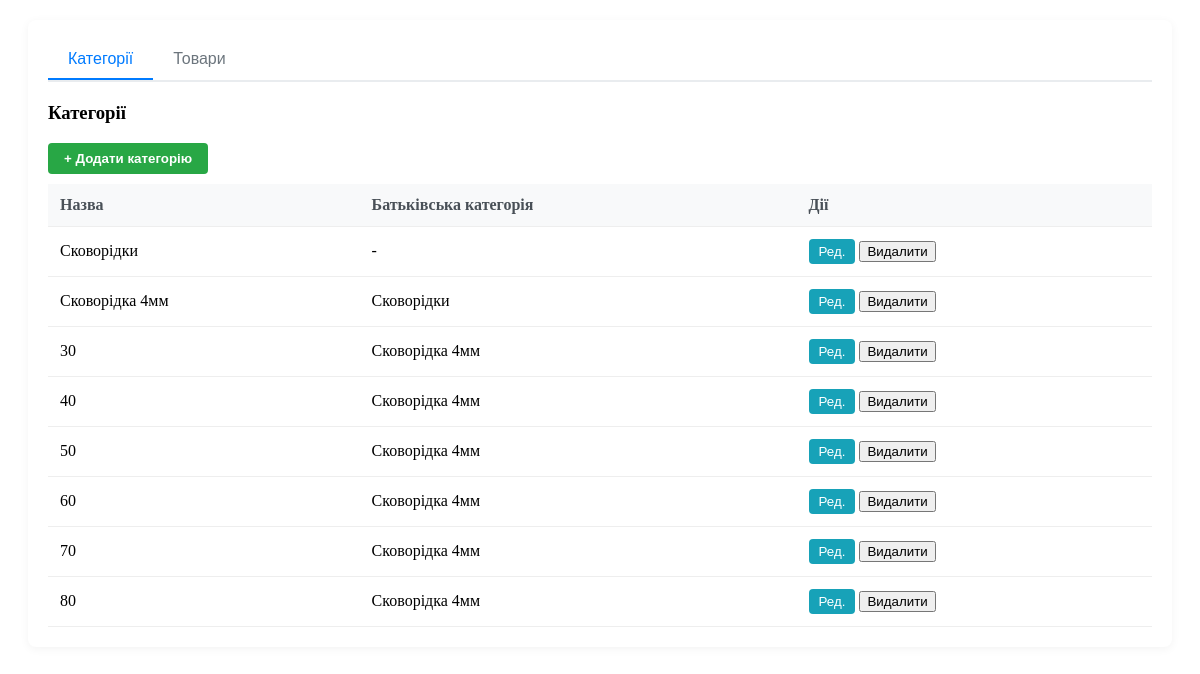
Screenshot of /ajax/manage_products/ (signed in) with the database file from the repository.
### shopCRM/models.py (models this page shows, shortened)
class Category(models.Model):
    name = models.CharField("Назва категорії", max_length=200)
    description = models.TextField("Опис (для розмірів/деталей)", blank=True, null=True)
    parent = models.ForeignKey(
        'self',
        on_delete=models.CASCADE,
        null=True,
        blank=True,
        related_name='subcategories',
        verbose_name="Батьківська категорія"
    )
    class Meta:
        verbose_name = "Категорія"
        verbose_name_plural = "Категорії"

### shopCRM/views.py (the view)
# urls.py: path('ajax/manage_products/', views.manage_products, name='manage_products'),
@login_required
def manage_products(request):
    categories = Category.objects.all()
    products = Product.objects.all().select_related('category')
    return render(request, 'shopCRM/partials/catalog.html', {'categories': categories,
        'products': products})

### shopCRM/templatetags/auth_extras.py (called while the page is built)
@register.filter(name='user_level')
def user_level(user):
    return get_user_level(user)

### shopCRM/views.py (called while the page is built, shortened)
def get_user_level(user):
    if user.is_superuser:
        return 100

### shopCRM/templates/shopCRM/partials/catalog.html (shortened to what this page needs)
<div class="card">
    <div class="card-header">
        <ul class="nav nav-tabs">
            <li class="nav-item">
                <button class="nav-link active" data-url="{% url 'manage_products' %}" onclick="showTab('categories', this)">Категорії</button>
            </li>
            <li class="nav-item">
                <button class="nav-link" data-url="{% url 'manage_products' %}" onclick="showTab('products', this)">Товари</button>
            </li>
        </ul>
    </div>
    <div class="card-body" id="content-container">
        <div id="tab-categories" class="custom-tab-content">
            {% include 'shopCRM/partials/categories.html' %}
        </div>
    </div>
</div>

### shopCRM/templates/shopCRM/partials/categories.html
{% load auth_extras %}
<div id="categories" class="tab-content">
    <div class="d-flex justify-content-between mb-3">
        <h3>Категорії</h3>
        {% if user|user_level > 20 %}
        <button class="btn btn-add" onclick="openModal('{% url "get_category_form_empty" %}')">+ Додати категорію</button>
        {% endif %}
    </div>
    <table class="table">
        <thead>
            <tr>
                <th>Назва</th>
                <th>Батьківська категорія</th>
                <th>Дії</th>
            </tr>
        </thead>
        <tbody>
            {% for cat in categories %}
            <tr>
                <td>{{ cat.name }}</td>
                <td>{{ cat.parent.name|default:"-" }}</td>
                <td>
                    {% if user|user_level > 20 %}
                    <button class="btn btn-sm btn-info" onclick="openModal('{% url 'get_category_form' cat.id %}')">Ред.</button>
                    <button class="btn btn-sm btn-danger" onclick="deleteItem('{% url 'delete_category' cat.id %}')">Видалити</button>
                    {% endif %}
                </td>
            </tr>
            {% endfor %}
        </tbody>
    </table>
</div>

### shopCRM/templates/shopCRM/partials/catalog.html (style rules this page uses)
.custom-tab-content { display: none; }
#tab-categories { display: block; }
.card { background: #ffffff; border-radius: 8px; box-shadow: 0 2px 10px rgba(0,0,0,0.05); margin: 20px; padding: 20px; }
.nav-tabs { display: flex; border-bottom: 2px solid #e9ecef; list-style: none; padding: 0; margin: 0 0 20px 0; }
.nav-link { padding: 10px 20px; border: none; background: none; cursor: pointer; font-size: 16px; color: #6c757d; font-weight: 500; transition: 0.3s; }
.nav-link.active { color: #007bff; border-bottom: 2px solid #007bff; }
.table { width: 100%; border-collapse: collapse; margin-top: 10px; }
.table th, .table td { padding: 12px; text-align: left; border-bottom: 1px solid #eee; }
.table th { background-color: #f8f9fa; color: #495057; font-weight: 600; }
.btn-add { background-color: #28a745; color: white; border: none; padding: 8px 16px; border-radius: 4px; cursor: pointer; font-weight: 600; }
.btn-info { background-color: #17a2b8; color: white; border: none; padding: 5px 10px; border-radius: 4px; cursor: pointer; }

### rows the page displays
Category: name "Сковорідки", parent.name "-"
Category: name "Сковорідка 4мм", parent.name "Сковорідки"
Category: name "30", parent.name "Сковорідка 4мм"
Category: name "40", parent.name "Сковорідка 4мм"
Category: name "50", parent.name "Сковорідка 4мм"
Category: name "60", parent.name "Сковорідка 4мм"
Category: name "70", parent.name "Сковорідка 4мм"
Category: name "80", parent.name "Сковорідка 4мм"
